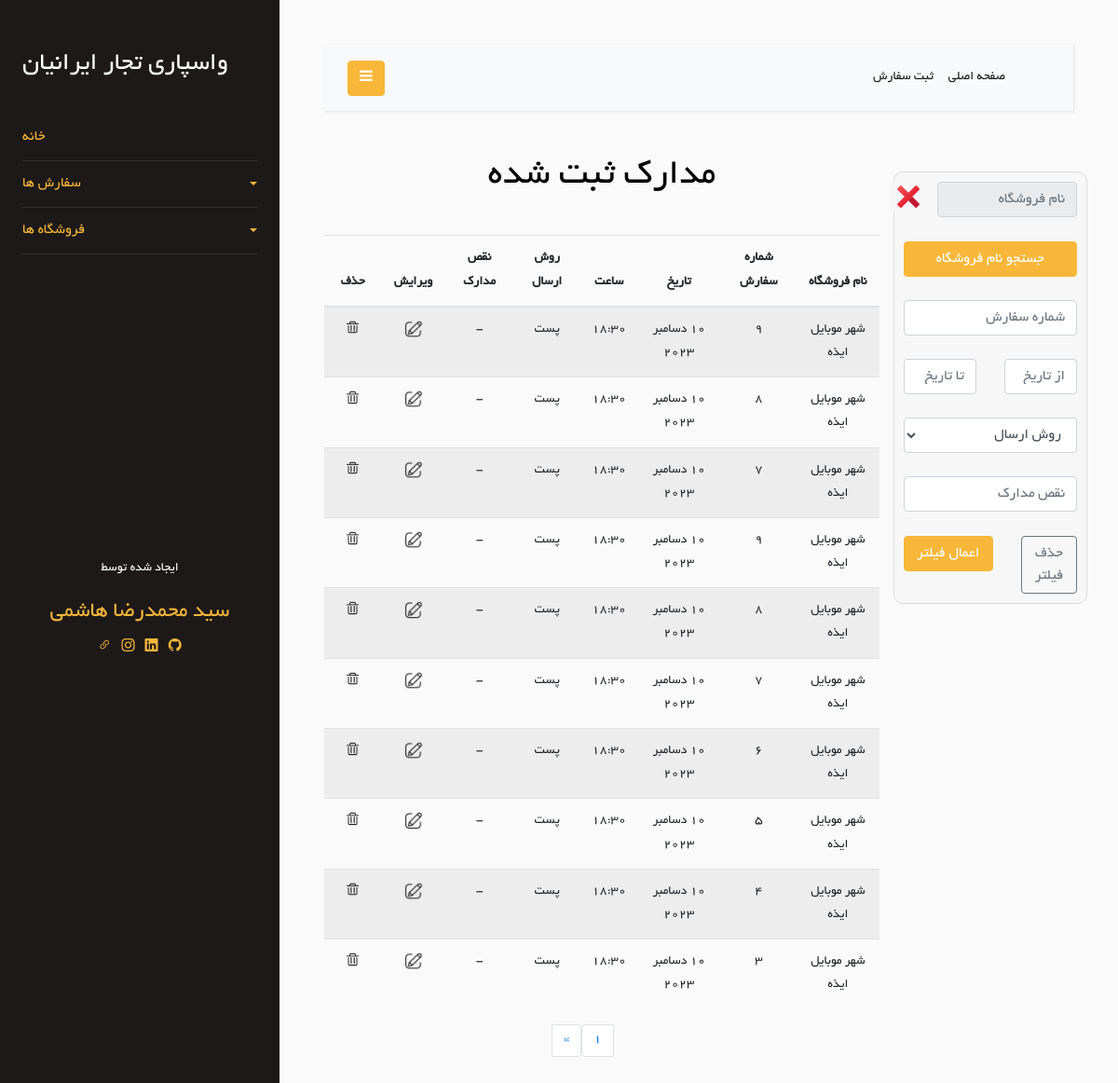
/Order/show-orders (signed in), run on an earlier commit of the app's database.
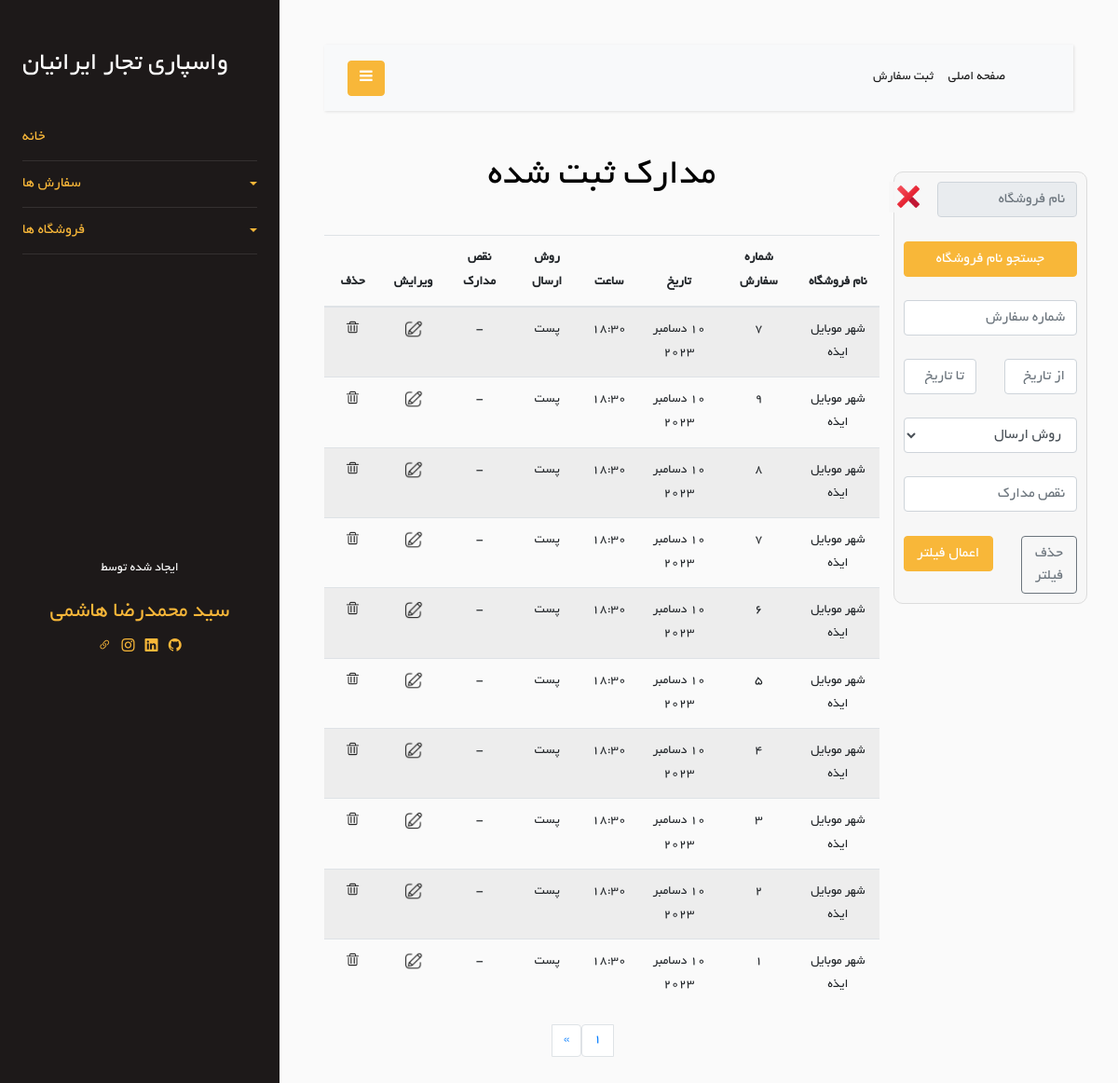
And on a later commit of the database.
### Order/models.py (models this page shows)
class Order(models.Model):
    store = models.ForeignKey(Store, on_delete=models.CASCADE)
    order_number = models.TextField(blank=True, null=True)
    shipping_method = models.ForeignKey(ShippingMethod, on_delete=models.CASCADE, null=True, blank=True)
    date = models.DateField(null=True, blank=True)
    time = models.TimeField(null=True, blank=True)
    document_defects = models.CharField(max_length=200, blank=True, null=True)
    is_delete = models.BooleanField(default=False)

class ShippingMethod(models.Model):
    en_name = models.CharField(max_length=20)
    fa_name = models.CharField(max_length=20)
    def __str__(self):
        return self.fa_name
    class Meta:
        verbose_name = "Shipping Method"

### Store/models.py (models this page shows, shortened)
class Store(models.Model):
    store_name = models.CharField(max_length=100)
    is_active = models.BooleanField(default=True)
    is_delete = models.BooleanField(default=False)
    class Meta:
        db_table = 'Store'

### Order/views.py (the view)
# urls.py: path('show-orders', views.show_order, name='show-orders'),
@login_required
def show_order(request):
    is_filter = False
    orders = Order.objects.filter(is_delete=False).order_by('-id')
    orders_for_report = orders
    stores = Store.objects.filter().all()
    filter_order = filterOrderForm(request.POST)
    per_page = 10
    paginator = Paginator(orders, per_page)
    page = request.GET.get('page')
    try:
        orders = paginator.page(page)
    except PageNotAnInteger:
        orders = paginator.page(1)
    except EmptyPage:
        orders = paginator.page(paginator.num_pages)
    context = {
        'orders': orders,
        'FilterOrderForm': filter_order,
        'stores': stores,
        'is_filter': is_filter,
        'orders_for_report': orders_for_report
    }
    return render(request, 'Order/show-orders.html', context)

### Order/templates/Order/show-orders.html (shortened to what this page needs)
{% extends 'base/layout.html' %}
{% load static %}
{% load jformat %}
{% block header-link %}
    <link rel="stylesheet" href="{% static 'css/Order/show-orders.css' %}"/>
{% endblock %}
{% block mian %}
    <div class="row">
        <div class="col-md-3 text-center">
            <br/>
            <div class="row">
                <div class="col-12 action_box">
                    <form method="post" action="{% url 'filter_orders' %}">
                        <div class="row">
                            <div class="col-10">
                                <input type="text" placeholder="نام فروشگاه" class="form-control" readonly
                                       id="fake_store_id_input" required>
                            </div>
                            <div class="col-2">
                                <button type="button" onclick="remove_from_input()" id="remove-btn">
                                    <img id="remove-icon" src="{% static 'icon/icons8-delete-48.png' %}">
                                </button>
                            </div>
                        </div>
                        <br/>
                        <div class="row">
                            <div class="col-12">
                                <button type="button" onclick="show_stores()" class="btn btn-primary" id="search-btn"
                                        style="width: 100%">
                                    جستجو نام فروشگاه
                                </button>
                            </div>
                        </div>
                        <br/>
                        <div class="row">
                            <div class="col-12">
                                {{ FilterOrderForm.order_number }}
                            </div>
                        </div>
                        <br/>
                        <div class="row">
                            <div class="col-6">
                                {{ FilterOrderForm.from_date }}
                            </div>
                            <div class="col-6">
                                {{ FilterOrderForm.to_date }}
                            </div>
                        </div>
                        <br/>
                        <div class="row">
                            <div class="col-12">
                                {{ FilterOrderForm.shipping_method }}
                            </div>
                        </div>
                        <br/>
                        <div class="row">
                            <div class="col-12">
                                {{ FilterOrderForm.document_defects }}
                            </div>
                        </div>
                        <br/>
                        <div class="row">
                            <div class="col-5">
                                <a class="btn btn-outline-secondary" href="{% url 'show-orders' %}" style="width: 100%">حذف فیلتر</a>
                            </div>
                            <div class="col-7">
                                <button class="btn btn-primary" type="submit" style="width: 100%">اعمال فیلتر</button>
                            </div>
                        </div>
                    </form>
                </div>
            </div>
        </div>
        <br/>
        <br/>
        <div class="col-md-9 text-center">
            <h1>مدارک ثبت شده{% if is_filter %} (فیلتر شده) {% endif %}</h1>
            <br/>
            <div class="row">
                <div class="col-12">
                    <div class="table-responsive">
                        <table class="table table-striped">
                            <thead>
                            <tr>
                                <th>نام فروشگاه</th>
                                <th>شماره سفارش</th>
                                <th>تاریخ</th>
                                <th>ساعت</th>
                                <th>روش ارسال</th>
                                <th>نقص مدارک</th>
                                <th>ویرایش</th>
                                <th>حذف</th>
                            </tr>
                            </thead>
                            <tbody>
                            {% for order in orders %}
                                <tr>
                                    <td>{{ order.store.store_name }}</td>
                                    <td>{{ order.order_number }}</td>
                                    <td>
                                        {{ order.date|jformat:"%d / %m / %Y" }}
                                    </td>
                                    <td>{{ order.time }}</td>
                                    <td>{{ order.shipping_method }}</td>
                                    {% if order.document_defects %}
                                        <td>{{ order.document_defects }}</td>
                                    {% else %}
                                        <td>-</td>
                                    {% endif %}
                                    <td>
                                        <a href="{% url 'update_order' order_id=order.id %}">
                                            <img class="icon" src="{% static 'Order/image/edit-icon.png' %}"/>
                                        </a>
                                    </td>
                                    <td>
                                        <a href="{% url 'delete_order' order_id=order.id %}">
                                            <img class="icon" src="{% static 'Order/image/delete-icon.png' %}"/>
                                        </a>
                                    </td>
                                </tr>
                            {% endfor %}
                            </tbody>
                        </table>
                    </div>
                </div>
            </div>
            {% if not is_filter %}
                <div class="row ">
                    <div class="col-4"></div>
                    <div class="col-4">
                        <nav aria-label="Page navigation example">
                            <ul class="pagination justify-content-center">
                                <li class="page-item"><a class="page-link active" href="#">{{ orders.number }}</a></li>
                                {% if orders.has_next %}
                                    <li class="page-item">
                                        <a class="page-link" href="?page={{ orders.next_page_number }}"
                                           aria-label="Next">
                                            <span aria-hidden="true">&raquo;</span>
                                        </a>
                                    </li>
                                {% endif %}
                            </ul>
                        </nav>
                    </div>
                    <div class="col-4"></div>
                </div>
            {% endif %}
        </div>
    </div>
{% endblock %}

### templates/base/layout.html (shortened to what this page needs)
<!doctype html>
{% load static %}
<html lang="en">
<head>
    <link rel="stylesheet" href="https://stackpath.bootstrapcdn.com/font-awesome/4.7.0/css/font-awesome.min.css">
    <link href="https://cdn.jsdelivr.net/npm/bootstrap-icons@1.8.1/font/bootstrap-icons.css" rel="stylesheet" />
    <link rel="stylesheet" href="{% static 'css/base/style.css' %}">
    {% block header-link %}{% endblock %}
</head>
<body>
<div class="wrapper d-flex align-items-stretch">
    <nav id="sidebar">
        <div class="p-4 pt-5">
            <div class="row">
                <div class="col-12">
                    <h3 class="text-white">واسپاری تجار ایرانیان</h3>
                </div>
            </div>
            <br/>
            <ul class="list-unstyled components mb-5">
                <li class="active">
                    <a href="{% url 'home' %}">خانه</a>
                </li>
                <li class="active">
                    <a href="#homeSubmenu" data-toggle="collapse" aria-expanded="false" class="dropdown-toggle">سفارش
                        ها</a>
                </li>
                <li class="active">
                    <a href="#pageSubmenu" data-toggle="collapse" aria-expanded="false" class="dropdown-toggle">فروشگاه
                        ها</a>
                </li>
            </ul>
            <br/>
            <br/>
            <br/>
            <br/>
            <br/>
            <br/>
            <br/>
            <br/>
            <br/>
            <br/>
            <br/>
            <div class="footer text-center">
                <p style="color: white">ایجاد شده توسط</p>
                <a href="https://www.mrmrprogrammer.ir" target="_blank">
                    <h4 style="color: #f8b739">سید محمدرضا هاشمی</h4>
                </a>
                <div class="col-auto">
                    <a class="text-gradient" target="_blank" href="https://www.mrmrprogrammer.ir"><i class="bi bi-link-45deg"></i></a>
                    <a class="text-gradient" target="_blank" href="https://www.instagram.com/mrmrprogrammer/"><i class="bi bi-instagram"></i></a>
                    <a class="text-gradient" target="_blank" href="https://www.linkedin.com/public-profile/settings?trk=d_flagship3_profile_self_view_public_profile"><i class="bi bi-linkedin"></i></a>
                    <a class="text-gradient" target="_blank" href="https://github.com/MrMrProgrammer"><i class="bi bi-github"></i></a>
                </div>
            </div>
        </div>
    </nav>
    <div id="content" class="p-4 p-md-5">
        <nav class="navbar navbar-expand-lg navbar-light bg-light">
            <div class="container-fluid">
                <button type="button" id="sidebarCollapse" class="btn btn-primary">
                    <i class="fa fa-bars"></i>
                </button>
                <div class="collapse navbar-collapse" id="navbarSupportedContent" style="direction: rtl">
                    <ul class="nav navbar-nav ml-auto">
                        <li class="nav-item active">
                            <a class="nav-link" href="{% url 'home' %}">صفحه اصلی</a>
                        </li>
                        <li class="nav-item active">
                            <a class="nav-link" href="{% url 'add-order' %}">ثبت سفارش</a>
                        </li>
                    </ul>
                </div>
            </div>
        </nav>
        <div style="direction: rtl">{% block mian %}{% endblock %}</div>
    </div>
</div>
</body>
</html>

### Order/static/css/Order/show-orders.css (style rules this page uses)
.action_box { background-color: rgba(248, 248, 248, 0.89); padding: 10px; border-radius: 10px; border:1px solid gainsboro ; }
.icon { width: 50%; }
#remove-btn { border: none; background-color: rgba(248, 248, 248, 0.89); margin-right: -20px; }
#remove-icon { width: 30px; }
form { direction: rtl; }

What changed in the data, as far as the page shows it:
no longer on this page (row edited): Order: store.store_name "شهر موبایل ایذه", order_number "9", date|jformat "10 دسامبر 2023", time "18:30", shipping_method "پست"
no longer on this page (row edited): Order: store.store_name "شهر موبایل ایذه", order_number "8", date|jformat "10 دسامبر 2023", time "18:30", shipping_method "پست"
now on this page (row unchanged): Order: store.store_name "شهر موبایل ایذه", order_number "2", date|jformat "10 دسامبر 2023", time "18:30", shipping_method "پست"
now on this page (row unchanged): Order: store.store_name "شهر موبایل ایذه", order_number "1", date|jformat "10 دسامبر 2023", time "18:30", shipping_method "پست"
